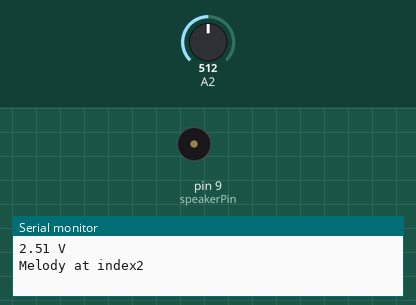
This sketch was run on a simulated Arduino Uno, built with avr-gcc and run on an emulated ATmega328P. On the bench: buzzer (waves = sounding), the last lines printed to the serial monitor. Inputs (shaded band) come from the test bench; at power-on: A2 = 512.

Above: at 1.2 s.
1.3 s: A2 set to 0
2.8 s: A2 set to 86
4.3 s: A2 set to 99
At 4.54 s:
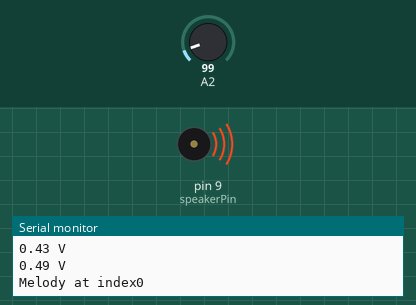
7.3 s: A2 set to 1023
8.8 s: A2 set to 931
10.9 s: A2 set to 906
At 12.63 s:
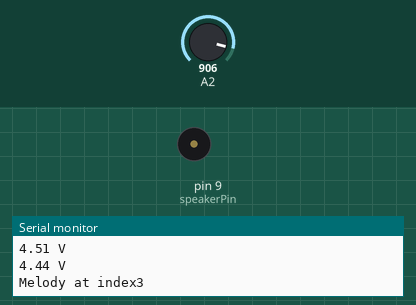
Timing chart, 0 to 14.9 s (numbered marks = the images above; inputs shaded):
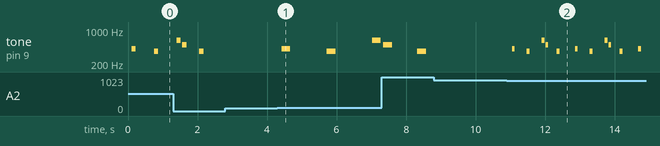

The sketch:

working_code.ino
```cpp
#include "pitches.h"

// number of analog samples to take per reading
#define NUM_SAMPLES 10

int sum = 0;                    // sum of samples taken
unsigned char sample_count = 0; // current sample number
float voltage = 0.0;            // calculated voltage

// notes in the melody:
int melody[] = {
  NOTE_GS4, 0, 0, 0, NOTE_FS4, 0, 0, 0, NOTE_DS5, NOTE_B4, 0, 0, NOTE_FS4, 0, 0, 0
};

const int songLength = 16;

int noteDurations[4][songLength] = {
  {4, 4, 4, 4, 4, 4, 4, 4, 4, 4, 4, 4, 4, 4, 4, 4},
  {6, 6, 6, 6, 6, 6, 6, 6, 6, 6, 6, 6, 6, 6, 6, 6},
  {8, 8, 8, 8, 8, 8, 8, 8, 8, 8, 8, 8, 8, 8, 8, 8},
  {12, 12, 12, 12, 12, 12, 12, 12, 12, 12, 12, 12, 12, 12, 12, 12}
 };

int speakerPin = 9;

void setup()
{
    Serial.begin(9600);
}

void loop()
{
    // take a number of analog samples and add them up
    while (sample_count < NUM_SAMPLES) {
        sum += analogRead(A2);
        sample_count++;
        delay(10);
    }

    voltage = ((float)sum / (float)NUM_SAMPLES * 5.015) / 1023.0; //1023 for analog
    Serial.print(voltage);
    Serial.println (" V");
    sample_count = 0;
    sum = 0;

    //only play music if some voltage is present, but not max
    if (voltage > 0.45) {
      if (voltage < 1.15) {
         playMelody(0);
      }
      else if (voltage < 1.45) {
        playMelody(1);
      }
      else if (voltage < 3.00) {
        playMelody(2);
      }
      else if (voltage < 4.50) {
        playMelody(3);
      }
    }
}

void playMelody(int index)
{
  Serial.print("Melody at index");
  Serial.println(index);
  for (int thisNote = 0; thisNote < songLength; thisNote++) {

    int noteDuration = 1000 / noteDurations[index][thisNote];
    tone(speakerPin, melody[thisNote], noteDuration);

    // to distinguish the notes, set a minimum time between them.
    int pauseBetweenNotes = noteDuration * 1.30;
    delay(pauseBetweenNotes);
    noTone(speakerPin);     // stop the tone playing

  }
}
```

pitches.h
```cpp
/*************************************************
 * Public Constants
 *************************************************/

#define NOTE_B0  31
#define NOTE_C1  33
#define NOTE_CS1 35
#define NOTE_D1  37
#define NOTE_DS1 39
#define NOTE_E1  41
#define NOTE_F1  44
#define NOTE_FS1 46
#define NOTE_G1  49
#define NOTE_GS1 52
#define NOTE_A1  55
#define NOTE_AS1 58
#define NOTE_B1  62
#define NOTE_C2  65
#define NOTE_CS2 69
#define NOTE_D2  73
#define NOTE_DS2 78
#define NOTE_E2  82
#define NOTE_F2  87
#define NOTE_FS2 93
#define NOTE_G2  98
#define NOTE_GS2 104
#define NOTE_A2  110
#define NOTE_AS2 117
#define NOTE_B2  123
#define NOTE_C3  131
#define NOTE_CS3 139
#define NOTE_D3  147
#define NOTE_DS3 156
#define NOTE_E3  165
#define NOTE_F3  175
#define NOTE_FS3 185
#define NOTE_G3  196
#define NOTE_GS3 208
#define NOTE_A3  220
#define NOTE_AS3 233
#define NOTE_B3  247
#define NOTE_C4  262
#define NOTE_CS4 277
#define NOTE_D4  294
#define NOTE_DS4 311
#define NOTE_E4  330
#define NOTE_F4  349
#define NOTE_FS4 370
#define NOTE_G4  392
#define NOTE_GS4 415
#define NOTE_A4  440
#define NOTE_AS4 466
#define NOTE_B4  494
#define NOTE_C5  523
#define NOTE_CS5 554
#define NOTE_D5  587
#define NOTE_DS5 622
#define NOTE_E5  659
#define NOTE_F5  698
#define NOTE_FS5 740
#define NOTE_G5  784
#define NOTE_GS5 831
#define NOTE_A5  880
#define NOTE_AS5 932
#define NOTE_B5  988
#define NOTE_C6  1047
#define NOTE_CS6 1109
#define NOTE_D6  1175
#define NOTE_DS6 1245
#define NOTE_E6  1319
#define NOTE_F6  1397
#define NOTE_FS6 1480
#define NOTE_G6  1568
#define NOTE_GS6 1661
#define NOTE_A6  1760
#define NOTE_AS6 1865
#define NOTE_B6  1976
#define NOTE_C7  2093
#define NOTE_CS7 2217
#define NOTE_D7  2349
#define NOTE_DS7 2489
#define NOTE_E7  2637
#define NOTE_F7  2794
#define NOTE_FS7 2960
#define NOTE_G7  3136
#define NOTE_GS7 3322
#define NOTE_A7  3520
#define NOTE_AS7 3729
#define NOTE_B7  3951
#define NOTE_C8  4186
#define NOTE_CS8 4435
#define NOTE_D8  4699
#define NOTE_DS8 4978
```

Measured:
- after the input at 4.3 s, tone on pin 9 (speakerPin): plays 415 Hz for 0.25 s, 370 Hz for 0.25 s, 622 Hz for 0.25 s, starting after 0.12 s
- after the input at 10.9 s, tone on pin 9 (speakerPin): silent → 415 Hz after 0.15 s, then repeats every 1.8 s: silent 0.35 s, 370 Hz 0.08 s, silent 0.35 s, 622 Hz 0.08 s, silent 0.02 s, 494 Hz 0.08 s, silent 0.24 s, 370 Hz 0.08 s, silent 0.45 s, 415 Hz 0.08 s
- by itself, tone on pin 9 (speakerPin): plays 622 Hz for 0.13 s, 494 Hz for 0.13 s, 370 Hz for 0.13 s
